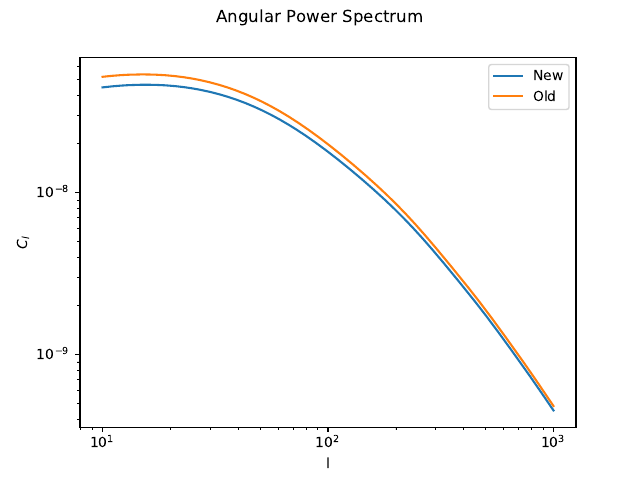

Source code (Python):
import numpy as np
import math
import cosmolopy.distance as cd
import cosmolopy.perturbation as cp
import scipy.integrate as integrate
import matplotlib.pyplot as plt
from cosmolopy.perturbation import fgrowth                                                                                                                                                   

#finding fgrowth
fgrow = np.zeros(11)
for i in range(11):
    fgrow[i] = fgrowth(i, 0.308, unnormed=False) # unnormed = True for redshift higher than 2 and False for redshift lower than 2; Read the manual
    print(fgrow[i])

#constants
zcounter = 2 # redshift for this code
omegam0 = 0.308
c = 3 * 10**8
H0 = 73.8 * 1000
cosmo = {'omega_M_0': 0.308, 'omega_lambda_0': 0.692, 'omega_k_0': 0.0, 'h': 0.678}
constantfactor = (9/4)* np.power(H0/c,4) * np.power(omegam0,2)*(fgrow[zcounter] * (1+zcounter))**2

# notation
# 'n' -> new
# 'o' -> old

#array definitions
xs = np.zeros(11)

l = np.arange(0,1001)
resultn = np.arange(0,1001) 
resulto = np.arange(0,1001)

#reading the data file
kn,dkn = np.loadtxt("../Data_files/CAMB_linear.txt", unpack=True)
ko,dko = np.loadtxt("../Data_files/input_spectrum.txt", unpack=True) 
ko = 10**ko                             # don't have to do 
dko = 10**dko                           # do this for new file 
dko  = dko * 2 * (np.pi)**2 /(ko**3) # Second column in new file is P(k) instead of delta(k)

for i in range(10,1000):
    xs[zcounter] = cd.comoving_distance(zcounter, **cosmo) # upper limit of integration
    resultn[i] =  integrate.quad(lambda x: np.power((xs[zcounter] - x)/xs[zcounter], 2)* np.interp(l[i]/x, kn,dkn),0,xs[zcounter])[0]
    resulto[i] =  integrate.quad(lambda x: np.power((xs[zcounter] - x)/xs[zcounter], 2)* np.interp(l[i]/x, ko,dko),0,xs[zcounter])[0]

plt.subplots()
plt.plot(l[10:1000],constantfactor * resultn[10:1000], label="New")
plt.plot(l[10:1000],constantfactor * resulto[10:1000], label="Old")
plt.xlabel('l')
plt.ylabel(r'$C_{l}$')
plt.suptitle("Angular Power Spectrum")
plt.legend()
plt.xscale("log")
plt.yscale("log")
plt.savefig("new_vs_old_angpowspec_iteration2.pdf")
plt.show()
